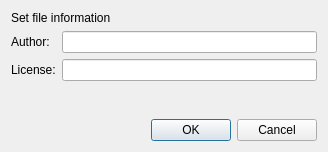
<?xml version="1.0" encoding="UTF-8"?>
<ui version="4.0">
 <class>SolarusEditor::ChangeFileInfoDialog</class>
 <widget class="QDialog" name="SolarusEditor::ChangeFileInfoDialog">
  <property name="geometry">
   <rect>
    <x>0</x>
    <y>0</y>
    <width>328</width>
    <height>152</height>
   </rect>
  </property>
  <property name="windowTitle">
   <string>File information</string>
  </property>
  <layout class="QVBoxLayout" name="verticalLayout">
   <item>
    <widget class="QLabel" name="message_label">
     <property name="text">
      <string>Set file information</string>
     </property>
    </widget>
   </item>
   <item>
    <layout class="QFormLayout" name="form_layout">
     <property name="leftMargin">
      <number>0</number>
     </property>
     <property name="topMargin">
      <number>0</number>
     </property>
     <property name="rightMargin">
      <number>0</number>
     </property>
     <property name="bottomMargin">
      <number>0</number>
     </property>
     <item row="0" column="0">
      <widget class="QLabel" name="author_label">
       <property name="text">
        <string>Author:</string>
       </property>
       <property name="wordWrap">
        <bool>false</bool>
       </property>
      </widget>
     </item>
     <item row="0" column="1">
      <widget class="QLineEdit" name="author_field"/>
     </item>
     <item row="1" column="0">
      <widget class="QLabel" name="license_label">
       <property name="text">
        <string>License:</string>
       </property>
      </widget>
     </item>
     <item row="1" column="1">
      <widget class="QLineEdit" name="license_field"/>
     </item>
    </layout>
   </item>
   <item>
    <spacer name="verticalSpacer">
     <property name="orientation">
      <enum>Qt::Orientation::Vertical</enum>
     </property>
     <property name="sizeHint" stdset="0">
      <size>
       <width>0</width>
       <height>0</height>
      </size>
     </property>
    </spacer>
   </item>
   <item>
    <widget class="QDialogButtonBox" name="button_box">
     <property name="orientation">
      <enum>Qt::Orientation::Horizontal</enum>
     </property>
     <property name="standardButtons">
      <set>QDialogButtonBox::StandardButton::Cancel|QDialogButtonBox::StandardButton::Ok</set>
     </property>
    </widget>
   </item>
  </layout>
 </widget>
 <resources/>
 <connections>
  <connection>
   <sender>button_box</sender>
   <signal>accepted()</signal>
   <receiver>SolarusEditor::ChangeFileInfoDialog</receiver>
   <slot>accept()</slot>
   <hints>
    <hint type="sourcelabel">
     <x>248</x>
     <y>254</y>
    </hint>
    <hint type="destinationlabel">
     <x>157</x>
     <y>274</y>
    </hint>
   </hints>
  </connection>
  <connection>
   <sender>button_box</sender>
   <signal>rejected()</signal>
   <receiver>SolarusEditor::ChangeFileInfoDialog</receiver>
   <slot>reject()</slot>
   <hints>
    <hint type="sourcelabel">
     <x>316</x>
     <y>260</y>
    </hint>
    <hint type="destinationlabel">
     <x>286</x>
     <y>274</y>
    </hint>
   </hints>
  </connection>
 </connections>
</ui>
